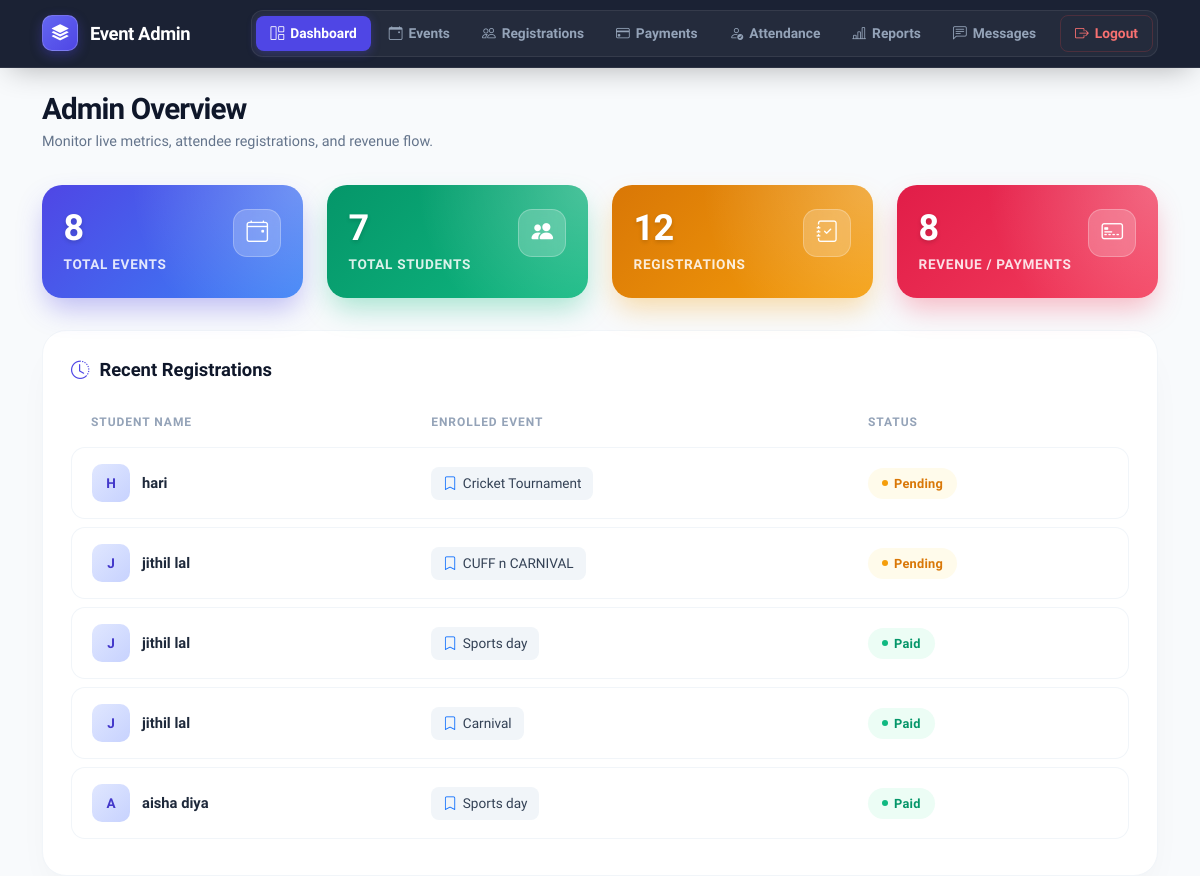
Before: /admin-dashboard/ (signed in) with the older database file.
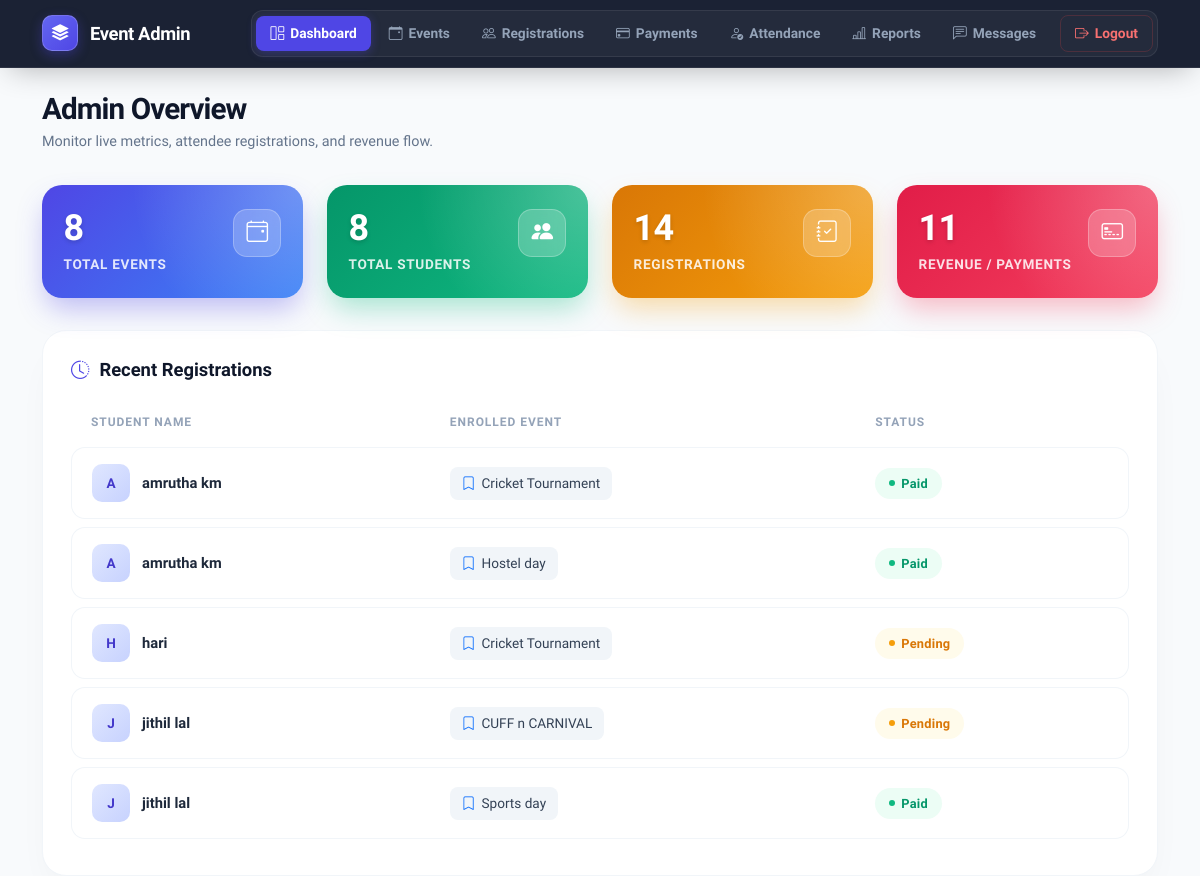
After: the same page with the newer database file.
### myapp/models.py (models this page shows, shortened)
class Registration(models.Model):
    STATUS = (
        ('Pending', 'Pending'),
        ('Paid', 'Paid'),
    )
    user = models.ForeignKey(User, on_delete=models.CASCADE)
    event = models.ForeignKey(Event, on_delete=models.CASCADE)
    full_name = models.CharField(max_length=150)
    college = models.CharField(max_length=200)
    department = models.CharField(max_length=150)
    semester = models.CharField(max_length=50)
    phone = models.CharField(max_length=15)
    email = models.EmailField()
    payment_status = models.CharField(max_length=20, choices=STATUS, default='Pending')
    attendance = models.BooleanField(default=False)
    registration_date = models.DateTimeField(auto_now_add=True)

class Event(models.Model):
    title = models.CharField(max_length=200)
    category = models.CharField(max_length=100)
    venue = models.CharField(max_length=200)
    event_date = models.DateField()
    event_time = models.TimeField()
    last_date = models.DateField()
    description = models.TextField()
    image = models.ImageField(upload_to='events/')
    total_seats = models.IntegerField()
    registration_fee = models.DecimalField(max_digits=8, decimal_places=2)
    brochure = models.FileField(upload_to='brochures/', blank=True, null=True)
    status = models.BooleanField(default=True)

### myapp/views.py (the view)
# urls.py: path('admin-dashboard/', views.admin_dashboard, name='admin_dashboard'),
@staff_member_required(login_url='login')
def admin_dashboard(request):
    total_events = Event.objects.count()
    total_students = User.objects.filter(is_staff=False).count()
    total_registrations = Registration.objects.count()
    total_payments = Payment.objects.count()
    recent_registrations = Registration.objects.order_by('-registration_date')[:5]
    context = {
        'total_events': total_events,
        'total_students': total_students,
        'total_registrations': total_registrations,
        'total_payments': total_payments,
        'recent_registrations': recent_registrations,
    }
    return render(request, 'admin/dashboard.html', context)

### templates/admin/dashboard.html (shortened to what this page needs)
{% extends 'admin/base.html' %}
{% block content %}
<link rel="stylesheet" href="https://cdn.jsdelivr.net/npm/bootstrap-icons@1.11.1/font/bootstrap-icons.css">
<div class="dashboard-wrapper">
  <div class="dashboard-header">
    <div>
      <h2>Admin Overview</h2>
      <p class="dashboard-subtitle">Monitor live metrics, attendee registrations, and revenue flow.</p>
    </div>
  </div>
  <div class="row g-4">
    <div class="col-12 col-sm-6 col-xl-3">
      <div class="stat-card card-events">
        <div class="stat-card-content">
          <div>
            <div class="stat-value">{{ total_events }}</div>
            <p class="stat-label">Total Events</p>
          </div>
          <div class="stat-icon-wrapper">
            <i class="bi bi-calendar4-event"></i>
          </div>
        </div>
      </div>
    </div>
    <div class="col-12 col-sm-6 col-xl-3">
      <div class="stat-card card-students">
        <div class="stat-card-content">
          <div>
            <div class="stat-value">{{ total_students }}</div>
            <p class="stat-label">Total Students</p>
          </div>
          <div class="stat-icon-wrapper">
            <i class="bi bi-people-fill"></i>
          </div>
        </div>
      </div>
    </div>
    <div class="col-12 col-sm-6 col-xl-3">
      <div class="stat-card card-registrations">
        <div class="stat-card-content">
          <div>
            <div class="stat-value">{{ total_registrations }}</div>
            <p class="stat-label">Registrations</p>
          </div>
          <div class="stat-icon-wrapper">
            <i class="bi bi-journal-check"></i>
          </div>
        </div>
      </div>
    </div>
    <div class="col-12 col-sm-6 col-xl-3">
      <div class="stat-card card-payments">
        <div class="stat-card-content">
          <div>
            <div class="stat-value">{{ total_payments }}</div>
            <p class="stat-label">Revenue / Payments</p>
          </div>
          <div class="stat-icon-wrapper">
            <i class="bi bi-credit-card-2-front"></i>
          </div>
        </div>
      </div>
    </div>
  </div>
  <div class="table-panel">
    <div class="table-panel-header">
      <h4>
        <i class="bi bi-clock-history"></i>
        Recent Registrations
      </h4>
    </div>
    <div class="table-responsive">
      <table class="custom-table">
        <thead>
          <tr>
            <th>Student Name</th>
            <th>Enrolled Event</th>
            <th>Status</th>
          </tr>
        </thead>
        <tbody>
          {% for reg in recent_registrations %}
          <tr>
            <td>
              <div class="user-cell">
                <div class="user-avatar">
                  {{ reg.full_name|slice:":1"|upper }}
                </div>
                <div class="user-name">{{ reg.full_name }}</div>
              </div>
            </td>
            <td>
              <span class="event-tag">
                <i class="bi bi-bookmark text-primary"></i>
                {{ reg.event.title }}
              </span>
            </td>
            <td>
              <span class="status-badge" data-status="{{ reg.payment_status }}">
                {{ reg.payment_status }}
              </span>
            </td>
          </tr>
          {% empty %}
          <tr>
            <td colspan="3" class="text-center text-muted py-4">
              No recent registrations found.
            </td>
          </tr>
          {% endfor %}
        </tbody>
      </table>
    </div>
  </div>
</div>
{% endblock %}

Changed rows visible on the page:
no longer on this page (row unchanged): Registration: full_name "J", full_name "jithil lal", event "Carnival", payment_status "Paid"
no longer on this page (row unchanged): Registration: full_name "A", full_name "aisha diya", event "Sports day", payment_status "Paid"
added Registration: full_name "A", full_name "amrutha km", event "Cricket Tournament", payment_status "Paid"
added Registration: full_name "A", full_name "amrutha km", event "Hostel day", payment_status "Paid"
Other visible differences:
{{ total_students }}: "7" → "8"
{{ total_registrations }}: "12" → "14"
{{ total_payments }}: "8" → "11"
